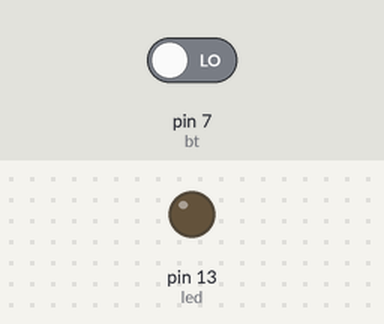
A sketch run on a simulated Arduino Uno, built with avr-gcc and run on an emulated ATmega328P. Shown: output pins drawn as LEDs (lit = HIGH). Dashed ring = blinking. Inputs (shaded band) come from the test bench; at power-on: pin 7 (bt) LOW.

Above: at 1.2 s.
1.3 s: pin 7 (bt) driven HIGH
At 1.45 s:
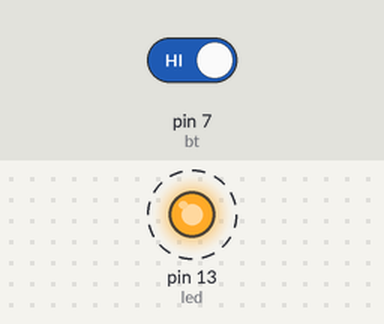
4.3 s: pin 7 (bt) driven LOW
At 4.3 s:
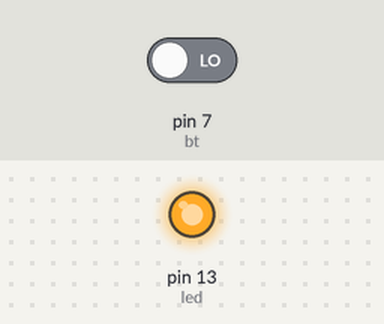
Timing chart, 0 to 7.3 s (numbered marks = the images above; inputs shaded):
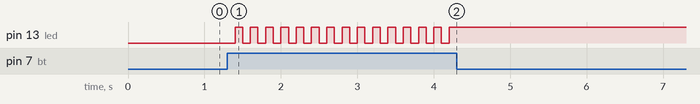

Measured:
- after the input at 1.3 s, pin 13 (led): alternates HIGH for 0.10 s and LOW for 0.10 s, starting after 0.10 s
- after the input at 4.3 s, pin 13 (led): stops changing and stays HIGH

The sketch:

codd.ino
```cpp
int led = 13;
int bt = 7;
int press = 0;
int deboucing(int btx);


void setup()
{
  pinMode(led, OUTPUT);
  pinMode(bt, INPUT);
}

void loop()
{
  if(digitalRead(bt)){
    press = deboucing(bt);

    if(press == 1){
      if(digitalRead(led)){
        digitalWrite(led, LOW);
      }
      else{
        digitalWrite(led, HIGH);
      }
    }
  }
}
int deboucing(int btx){
  delay(100);
  if(digitalRead(btx)){
    return 1;
  } else {
    return 0;
  }
}
```
